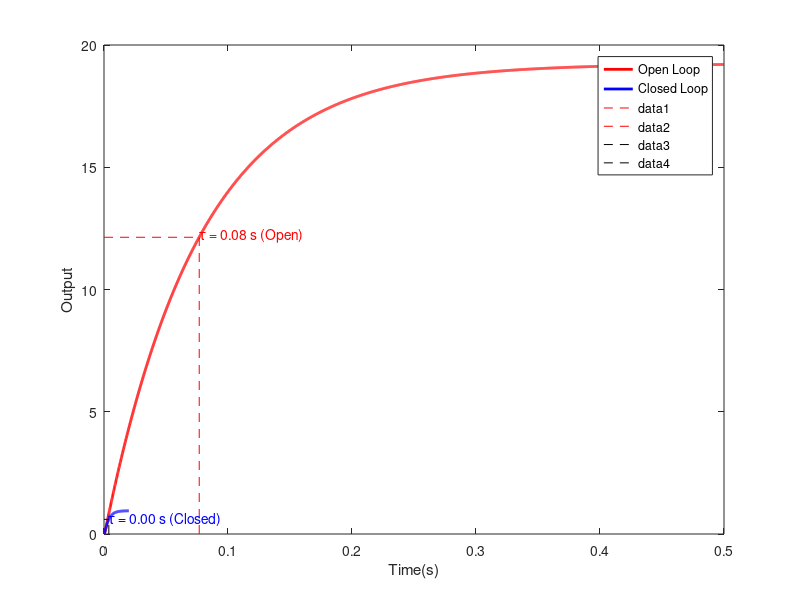

Here is the MATLAB script that generated this plot: (Note: this script raises an error after producing the figure.)
% =========================================================================
% Modeling a DC motor as a first-order system in Octave.
% =========================================================================
% Dependencies:
%   GNU Octave + Control Package
%   (install using: pkg install -forge control)
% =========================================================================

clear; clc; close all;
pkg load control;
addpath("/functions");

% --- Motor parameters (example values; replace with your data) ---
R  = 1.0;      % Armature resistance (Ohm)
L  = 0.5e-3;   % Armature inductance (H)
Kt = 0.05;     % Torque constant (N·m/A)
Ke = 0.05;     % Back-EMF constant (V·s/rad)
J  = 2.0e-4;   % Rotor inertia (kg·m^2)
B  = 1.0e-4;   % Viscous friction (N·m·s/rad)

% --- Transfer function: speed (rad/s) per input voltage (V) ---
num = [Kt];
den = conv([J, B], [L, R]) + [0, 0, Kt*Ke];  % (Js+B)(Ls+R) + Kt*Ke
G = tf(num, den);    % Plant

disp("Plant G(s) = ω(s)/V(s):");
G

% Closed Loop Transfer Function
H = feedback(G, 1) ; %negative feedback with feedback path gain of 1
disp("Closed Loop Transfer Function: ");
H

% Step Response Comparison
figure;
[y_open, t_open] = step(G);
[y_closed, t_closed] = step(H);

% 4. Find the time constant
tc_open = t_open(find(y_open >= 0.632 * y_open(end),1));
tc_closed = t_closed(find(y_closed >= 0.632 * y_closed(end),1));


% 5. Plot the Step Responses
plot(t_open, y_open, 'r', 'LineWidth', 2); hold on;
plot(t_closed, y_closed, 'b', 'LineWidth', 2);
legend("Open Loop","Closed Loop");
xlabel("Time(s)");
ylabel("Output");

% 6. Mark Time Constants on the Graph

%For open-loop
plot([tc_open tc_open],[0 0.632 * y_open(end)], 'r--');
plot([0 tc_open],[0.632 * y_open(end) 0.632 * y_open(end)], 'r--');
text(tc_open,0.632 * y_open(end) + 0.1, sprintf("\\tau = %.2f s (Open)", tc_open), ...
 "Color", 'r', "FontSize", 10 );


%For closed-loop
plot([tc_closed tc_closed],[0 0.632 * y_closed(end)], 'k--');
plot([0 tc_closed],[0.632 * y_closed(end) 0.632 * y_closed(end)], 'k--');
text(tc_closed,0.632 * y_closed(end)+ 0.01, sprintf("\\tau = %.2f s (Closed)", tc_closed), ...
 "Color", 'b', "FontSize", 10 );


% --- Save plots ---
%print('-dpng', '../results/impulse_response.png');
print("../results/open_vs_closed.png", "-dpng");


 %Getting Step Info
 info_open = stepinfo(G);
 info_closed = stepinfo(H);
 disp("Display Step Info for G");
 info_open

 disp("Display Step Info for H");
 info_closed

 results = {
  "System", "RiseTime", "SettlingTime", "PeakTime", "Overshoot", ...
  "SteadyStateError", "SteadyStateValue" ;
  "Open Loop", info_open.RiseTime, info_open.SettlingTime,info_open.PeakTime, ...
  info_open.Overshoot, info_open.SteadyStateError, info_open.SteadyStateValue ;
  "Closed Loop", info_closed.RiseTime, info_closed.SettlingTime, info_closed.PeakTime, ...
  info_closed.Overshoot, info_closed.SteadyStateError, info_closed.SteadyStateValue
};

fid = fopen("../results/open_vs_closed_loop.csv", "w");
fprintf(fid, "System,RiseTime,SettlingTime, PeakTime, Overshoot,SteadyStateError\n");
fprintf(fid, "Open Loop,%f,%f,%f,%f,%f\n", info_open.RiseTime, info_open.SettlingTime,info_open.PeakTime, ...
  info_open.Overshoot, info_open.SteadyStateError);
fprintf(fid, "Closed Loop,%f,%f,%f,%f,%f\n", info_closed.RiseTime, info_closed.SettlingTime, info_closed.PeakTime, ...
  info_closed.Overshoot, info_closed.SteadyStateError);
fclose(fid);





% --- Notes ---
% Closed-loop system reaches steady-state faster
% Compare system parameters for open and closed loop systems
